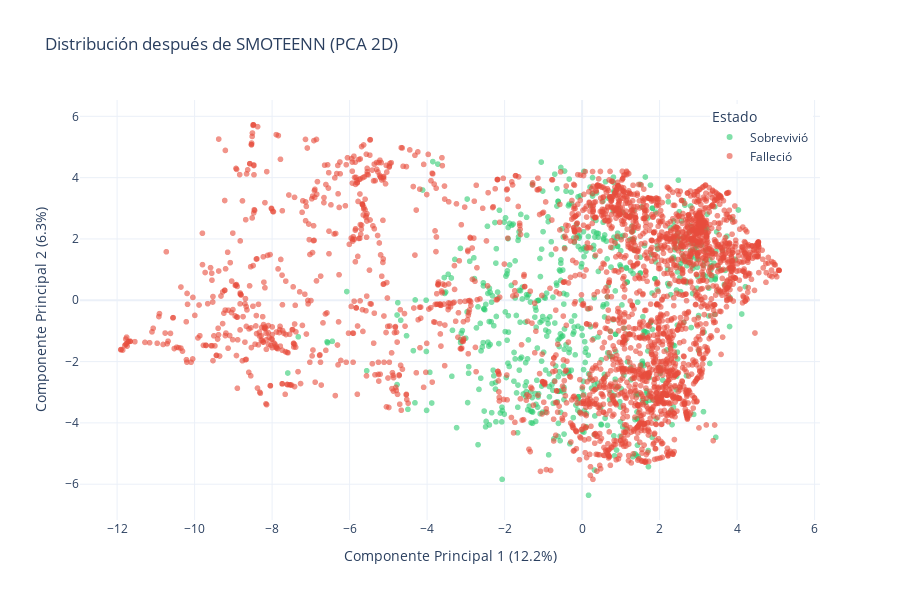

The cell this chart's notebook holds for it:
### Code cell
# PCA sobre datos con SMOTEENN
print("Aplicando PCA a datos balanceados con SMOTEENN...")
pca_smoteenn = PCA(n_components=2)
X_pca_smoteenn = pca_smoteenn.fit_transform(X_resampled)

print(f"Varianza explicada: {pca_smoteenn.explained_variance_ratio_}")
print(f"Varianza total explicada: {sum(pca_smoteenn.explained_variance_ratio_)*100:.2f}%")

# Crear DataFrame
df_pca_smoteenn = pd.DataFrame({
    'PC1': X_pca_smoteenn[:, 0],
    'PC2': X_pca_smoteenn[:, 1],
    'Mortalidad': pd.Series(y_resampled).map({0: 'Sobrevivió', 1: 'Falleció'})
})

# Visualización PCA con SMOTEENN
fig_pca_smoteenn = px.scatter(
    df_pca_smoteenn, 
    x='PC1', 
    y='PC2', 
    color='Mortalidad',
    color_discrete_map={'Sobrevivió': '#2ecc71', 'Falleció': '#e74c3c'},
    title='Distribución después de SMOTEENN (PCA 2D)',
    labels={'PC1': f'Componente Principal 1 ({pca_smoteenn.explained_variance_ratio_[0]*100:.1f}%)',
            'PC2': f'Componente Principal 2 ({pca_smoteenn.explained_variance_ratio_[1]*100:.1f}%)'},
    opacity=0.6
)

fig_pca_smoteenn.update_layout(
    template='plotly_white',
    width=900,
    height=600,
    legend=dict(title='Estado', yanchor="top", y=0.99, xanchor="right", x=0.99)
)

fig_pca_smoteenn.show()

### Figure 1 — Plotly figure (JSON) as saved in the notebook; plotly's stock layout.template omitted (floating-point values rounded to 4 significant figures; data arrays with more than 128 entries replaced by an {"elided": "..."} marker saying what was removed)
{"data": [{"hovertemplate": "Mortalidad=Sobrevivió<br>Componente Principal 1 (12.2%)=%{x}<br>Componente Principal 2 (6.3%)=%{y}<extra></extra>", "legendgroup": "Sobrevivió", "marker": {"color": "#2ecc71", "opacity": 0.6, "symbol": "circle"}, "mode": "markers", "name": "Sobrevivió", "showlegend": true, "type": "scattergl", "x": {"elided": "642 float values"}, "xaxis": "x", "y": {"elided": "642 float values"}, "yaxis": "y"}, {"hovertemplate": "Mortalidad=Falleció<br>Componente Principal 1 (12.2%)=%{x}<br>Componente Principal 2 (6.3%)=%{y}<extra></extra>", "legendgroup": "Falleció", "marker": {"color": "#e74c3c", "opacity": 0.6, "symbol": "circle"}, "mode": "markers", "name": "Falleció", "showlegend": true, "type": "scattergl", "x": {"elided": "2788 float values"}, "xaxis": "x", "y": {"elided": "2788 float values"}, "yaxis": "y"}], "layout": {"height": 600, "legend": {"title": {"text": "Estado"}, "tracegroupgap": 0, "x": 0.99, "xanchor": "right", "y": 0.99, "yanchor": "top"}, "title": {"text": "Distribución después de SMOTEENN (PCA 2D)"}, "width": 900, "xaxis": {"anchor": "y", "domain": [0, 1], "title": {"text": "Componente Principal 1 (12.2%)"}}, "yaxis": {"anchor": "x", "domain": [0, 1], "title": {"text": "Componente Principal 2 (6.3%)"}}}}
